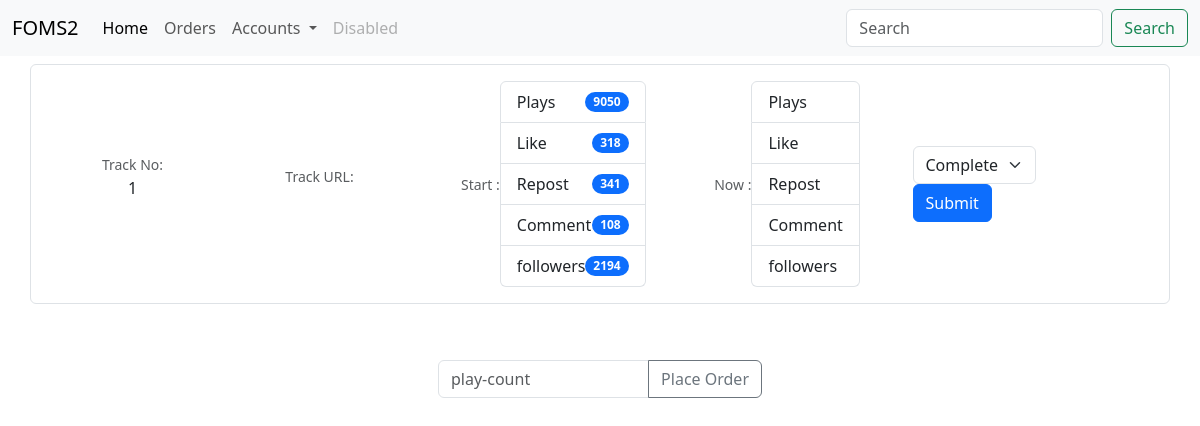
The page /tracks?foid=1 on the database as committed earlier.
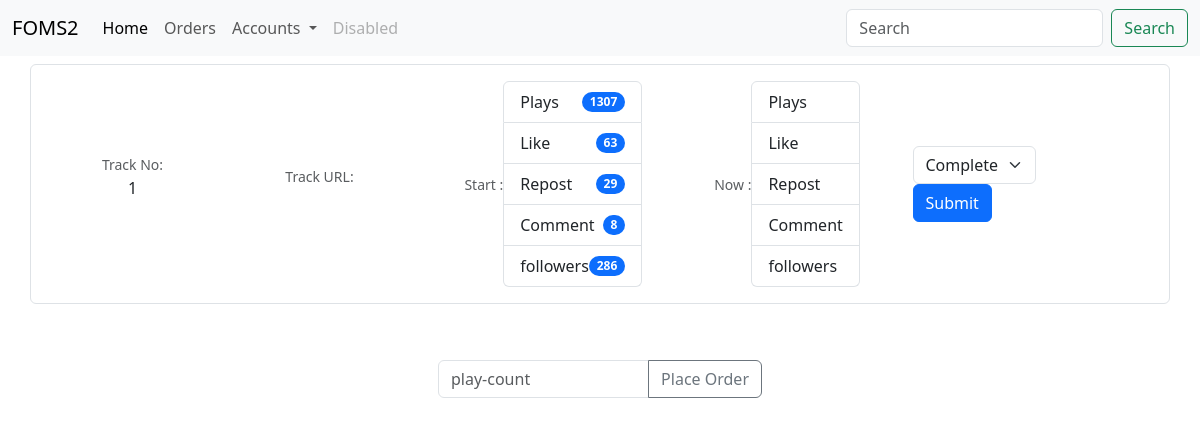
The same page on the database as committed later.
### website/models.py (models this page shows)
class SoundcloudTrack(db.Model):
    soundcloud_id = db.Column(db.Integer, primary_key=True)
    soundcloud_track = db.Column(db.String, nullable=False)
    plays = db.Column(db.Integer)
    likes = db.Column(db.Integer)
    repost = db.Column(db.Integer)
    comments = db.Column(db.Integer)
    followers = db.Column(db.Integer)
    foid = db.Column(db.Integer, db.ForeignKey('fiverr_order.foid'))

### website/views.py (the view)
@views.route('/tracks', methods=['GET', 'POST'])
def load_track():
    if request.method == 'GET':
        foid = request.args.get('foid', '')
        soundcloud_track = SoundcloudTrack.query.filter_by(
            foid=foid).all()
        order  = FiverrOrder.query.filter_by(
            foid=foid).first()
        return render_template('tracks.html', tracks=soundcloud_track , order = order)
    return render_template('tracks.html')

### website/templates/tracks.html (shortened to what this page needs)
{% extends "base.html"%}{%block title%}Orders{%endblock%} {% block content%}
{%for track in tracks %}
<div class="container">
  <div class="row my-2 border rounded p-2">
    <div
      class="col-md-2 d-flex align-items-center justify-content-center custom-column"
    >
      <p class="text-center">
        <small class="text-body-secondary">Track No:</small
        ><br />{{track['soundcloud_id']}}
      </p>
    </div>
    <div
      class="col-md-2 d-flex align-items-center justify-content-center custom-column"
    >
      <p class="text-center">
        <small class="text-body-secondary">Track URL:</small><br />
      </p>
    </div>
    <div
      class="col-md-3 d-flex align-items-center justify-content-center custom-column"
    >
      <small class="text-body-secondary">Start :</small>
      <ul class="list-group">
        <li
          class="list-group-item d-flex justify-content-between align-items-center"
        >
          Plays
          <span class="badge bg-primary rounded-pill">{{track['plays']}}</span>
        </li>
        <li
          class="list-group-item d-flex justify-content-between align-items-center"
        >
          Like
          <span class="badge bg-primary rounded-pill">{{track['likes']}}</span>
        </li>
        <li
          class="list-group-item d-flex justify-content-between align-items-center"
        >
          Repost
          <span class="badge bg-primary rounded-pill">{{track['repost']}}</span>
        </li>
        <li
          class="list-group-item d-flex justify-content-between align-items-center"
        >
          Comment
          <span class="badge bg-primary rounded-pill"
            >{{track['comments']}}</span
          >
        </li>
        <li
          class="list-group-item d-flex justify-content-between align-items-center"
        >
          followers
          <span class="badge bg-primary rounded-pill"
            >{{track['followers']}}</span
          >
        </li>
      </ul>
    </div>
    <div
      class="col-md-2 d-flex align-items-center justify-content-center custom-column"
    >
      <small class="text-body-secondary">Now :</small>
      <ul class="list-group">
        <li
          class="list-group-item d-flex justify-content-between align-items-center"
        >
          Plays
        </li>
        <li
          class="list-group-item d-flex justify-content-between align-items-center"
        >
          Like
        </li>
        <li
          class="list-group-item d-flex justify-content-between align-items-center"
        >
          Repost
        </li>
        <li
          class="list-group-item d-flex justify-content-between align-items-center"
        >
          Comment
        </li>
        <li
          class="list-group-item d-flex justify-content-between align-items-center"
        >
          followers
        </li>
      </ul>
    </div>
    <div
      class="col-md-2 d-flex align-items-center justify-content-center custom-column"
    >
    <form action="/oderstatus" method="POST">
      <select class="form-select" aria-label="Default select example" id="orderstatus" name ="orderstatus" >
        <option value="c">Complete</option>
      </select>
      <button type="submit" class="btn btn-primary" id="submitBtn" value="submit">
        Submit
      </button>
      </form>
    </div>
  </div>
</div>
<div class="container text-center">
  <div class="row align-items-center p-5">
    <div class="col">
      <form action="/get-plays" method="POST">
        <div class="input-group mb-3">
          <input
            type="number"
            class="form-control"
            placeholder="play-count"
            name="plays_count"
            aria-label="Recipient's username"
            aria-describedby="button-addon2"
          />
          <button
            class="btn btn-outline-secondary"
            type="submit"
            id="button-addon2"
          >
            Place Order
          </button>
        </div>
      </form>
    </div>
  </div>
</div>
{% endfor %}{%endblock%}

### website/templates/base.html (shortened to what this page needs)
<!DOCTYPE html>
<html lang="en">
  <head>
    <link
      href="https://cdn.jsdelivr.net/npm/bootstrap@5.3.2/dist/css/bootstrap.min.css"
      rel="stylesheet"
    />
  </head>
  <body>
    <nav class="navbar navbar-expand-lg bg-body-tertiary">
      <div class="container-fluid">
        <a class="navbar-brand" href="/">FOMS2</a>
        <div class="collapse navbar-collapse" id="navbarSupportedContent">
          <ul class="navbar-nav me-auto mb-2 mb-lg-0">
            <li class="nav-item">
              <a class="nav-link active" aria-current="page" href="/">Home</a>
            </li>
            <li class="nav-item">
              <a class="nav-link" href="/order">Orders</a>
            </li>
            <li class="nav-item dropdown">
              <a
                class="nav-link dropdown-toggle"
                href="#"
                role="button"
                data-bs-toggle="dropdown"
                aria-expanded="false"
              >
                Accounts
              </a>
            </li>
            <li class="nav-item">
              <a class="nav-link disabled" aria-disabled="true">Disabled</a>
            </li>
          </ul>
          <form class="d-flex" role="search">
            <input
              class="form-control me-2"
              type="search"
              placeholder="Search"
              aria-label="Search"
            />
            <button class="btn btn-outline-success" type="submit">
              Search
            </button>
          </form>
        </div>
      </div>
    </nav>
    {% block content %} {%endblock%}
  </body>
</html>

### website/templates/tracks.html (style rules this page uses)
.custom-column { padding: 0.5rem; margin: 0; }

Rows that differ between the two databases and show on the page:
changed SoundcloudTrack id 1: plays "9050" → "1307"; likes "318" → "63"; repost "341" → "29"; comments "108" → "8"; followers "2194" → "286"
